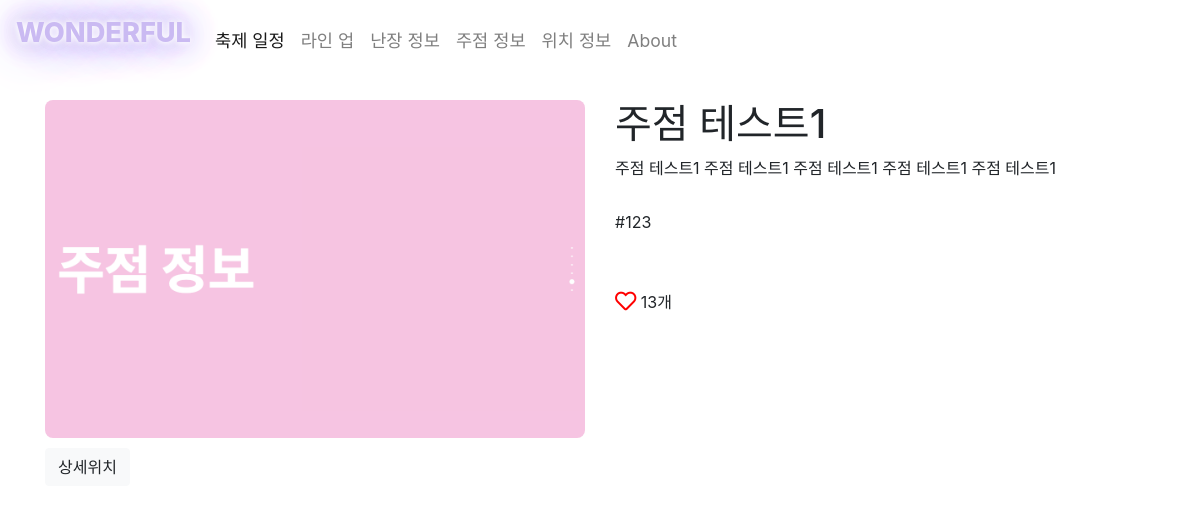
Screenshot of /nanjang/1/ with the database file from the repository.
### nanjang/models.py (models this page shows, shortened)
class Nanjang(models.Model):
    title = models.CharField(max_length=20)
    content = models.TextField(blank=True, null=True)
    menu = models.ImageField(null=True, blank=True, upload_to='home/%Y/%m/%d')
    tags = TaggableManager()
    like_count = models.IntegerField(default=0)
    lat = models.DecimalField(max_digits=9, decimal_places=6, null=True)
    lng = models.DecimalField(max_digits=9, decimal_places=6, null=True)

### nanjang/views.py (the view)
# urls.py: path('<int:pk>/', views.NanjangDetailView.as_view(), name='detail'),
class NanjangDetailView(generic.DetailView):
    model = Nanjang

### nanjang/templates/nanjang/nanjang_detail.html (shortened to what this page needs)
{% extends 'home/detail_base.html' %}
{% block content %}
<div class="container">
    <div class="row">
        <div class="nanjang_image col-md-6">
             {% if object.menu %}
                <img src="{{ object.menu.url }}" class="img-fluid" alt="Responsive image">
            {% else %}
                <img src="/static/image/main.jpg" class="img-fluid" alt="Responsive image">
            {% endif %}
        </div>
        <div class="nanjang_content col-md-6">
            <h1 class="title"> {{ object.title }} </h1>
            <p class="content"> {{ object.content | safe}} </p>
            <div class="tag_section">
                {% for tag in object.tags.all %}
                    <li class= "tag_display"> #{{ tag }} </li>
                {% endfor %}
            </div>
            <div class="like_section">
                <i class="like far fa-heart fa-lg"></i>
                <p style="display:inline;" id="count_like-{{ object.id }}">{{ object.like_count }}개</p>
            </div>
        </div>
    </div>
    <button class="map_detail btn btn-light" data-toggle="collapse" href="#collapseExample" role="button" aria-expanded="false" aria-controls="collapseExample">
        상세위치
    </button>
</div>
{% endblock %}

### home/static/css/base.css (style rules this page uses)
* { padding: 0; }
.nanjang_image > img, .jujum_image > img { border-radius: 8px; }
.nanjang_image, .nanjang_content, .jujum_image, .jujum_content { margin-top: 50px; }
.map_detail { display: block; margin: 10px 0; }
.like { color: red; }
.tag_display { display:inline; }
.tag_section { height: 50px; margin: 30px 0; }

### rows the page displays
Nanjang: menu (picture), title "주점 테스트1", content "주점 테스트1 주점 테스트1 주점 테스트1 주점 테스트1 주점 테스트1", like_count "13"
Tag: name "123"
